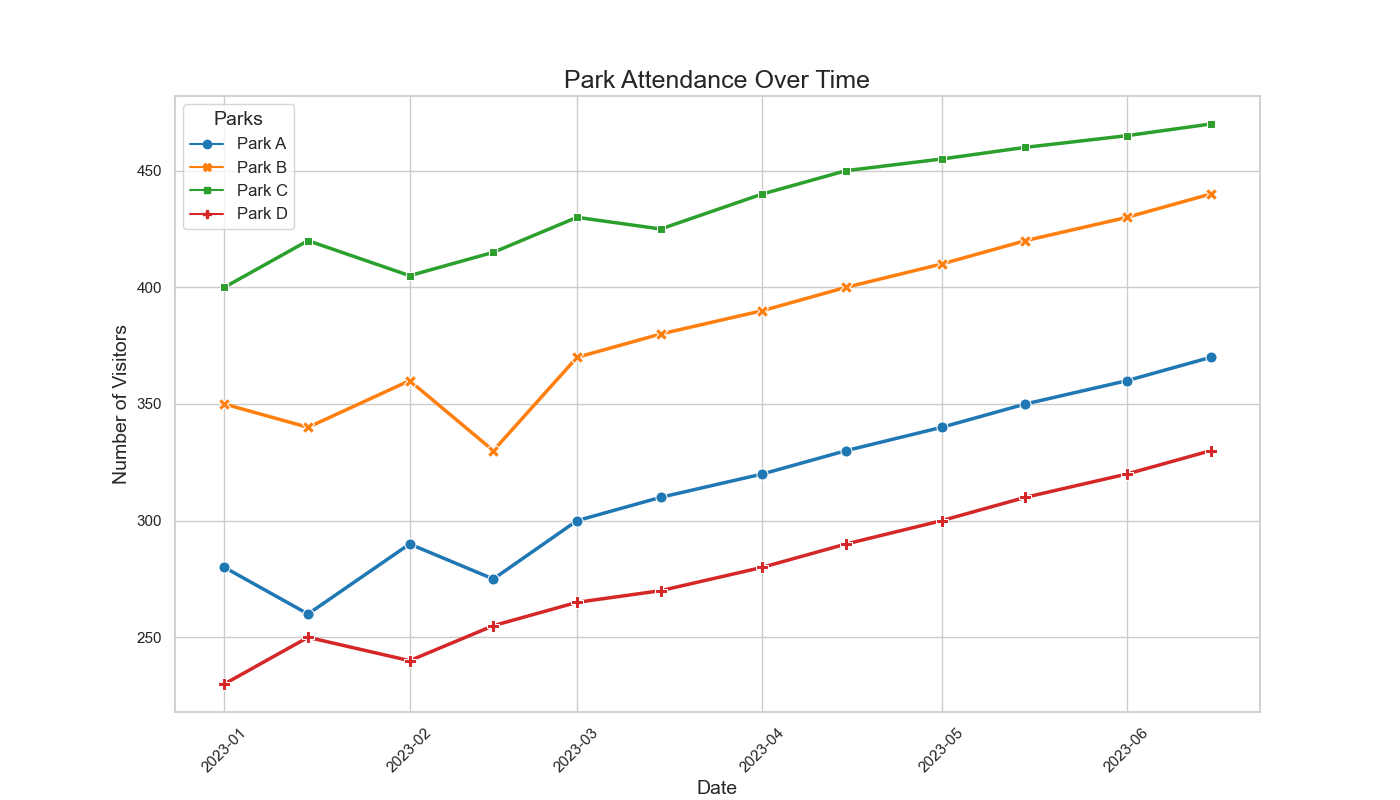

Write Python code to recreate this figure.

import pandas as pd
import seaborn as sns
import matplotlib.pyplot as plt

# Given chart table data
data = [
    {'Date': '2023-01-01', 'Park A': 280, 'Park B': 350, 'Park C': 400, 'Park D': 230},
    {'Date': '2023-01-15', 'Park A': 260, 'Park B': 340, 'Park C': 420, 'Park D': 250},
    {'Date': '2023-02-01', 'Park A': 290, 'Park B': 360, 'Park C': 405, 'Park D': 240},
    {'Date': '2023-02-15', 'Park A': 275, 'Park B': 330, 'Park C': 415, 'Park D': 255},
    {'Date': '2023-03-01', 'Park A': 300, 'Park B': 370, 'Park C': 430, 'Park D': 265},
    {'Date': '2023-03-15', 'Park A': 310, 'Park B': 380, 'Park C': 425, 'Park D': 270},
    {'Date': '2023-04-01', 'Park A': 320, 'Park B': 390, 'Park C': 440, 'Park D': 280},
    {'Date': '2023-04-15', 'Park A': 330, 'Park B': 400, 'Park C': 450, 'Park D': 290},
    {'Date': '2023-05-01', 'Park A': 340, 'Park B': 410, 'Park C': 455, 'Park D': 300},
    {'Date': '2023-05-15', 'Park A': 350, 'Park B': 420, 'Park C': 460, 'Park D': 310},
    {'Date': '2023-06-01', 'Park A': 360, 'Park B': 430, 'Park C': 465, 'Park D': 320},
    {'Date': '2023-06-15', 'Park A': 370, 'Park B': 440, 'Park C': 470, 'Park D': 330}
]

# Transform data into a pandas DataFrame
df = pd.DataFrame(data)

# Convert the 'Date' column to datetime format
df['Date'] = pd.to_datetime(df['Date'])

# Melting the DataFrame so that it can be used with Seaborn easily
df_melted = df.melt(id_vars='Date', var_name='Park', value_name='Visitors')

# Create a figure and axis for the plot
plt.figure(figsize=(14, 8))

# Line plot using Seaborn
lineplot = sns.lineplot(
    data=df_melted, 
    x='Date', 
    y='Visitors', 
    hue='Park',  # Color lines differently for each park
    style='Park', # Different line styles for each park
    markers=True, # Add markers to each data point
    dashes=False, # No dashed line, solid lines for all
    palette='tab10', # Color palette for differentiation
    markersize=8, # Marker size
    linewidth=2.5 # Line width
)

# Enhancing the plot
plt.title('Park Attendance Over Time', fontsize=18)
plt.xlabel('Date', fontsize=14)
plt.ylabel('Number of Visitors', fontsize=14)

# Display the legend
plt.legend(title='Parks', fontsize='12', title_fontsize='14', loc='upper left')

# Rotate x-axis labels for better readability
plt.xticks(rotation=45)

# Show grid
plt.grid(True)

# Save the plot as a file
plt.savefig("park_attendance_trends.png", bbox_inches='tight')

# Display the plot
plt.show()
